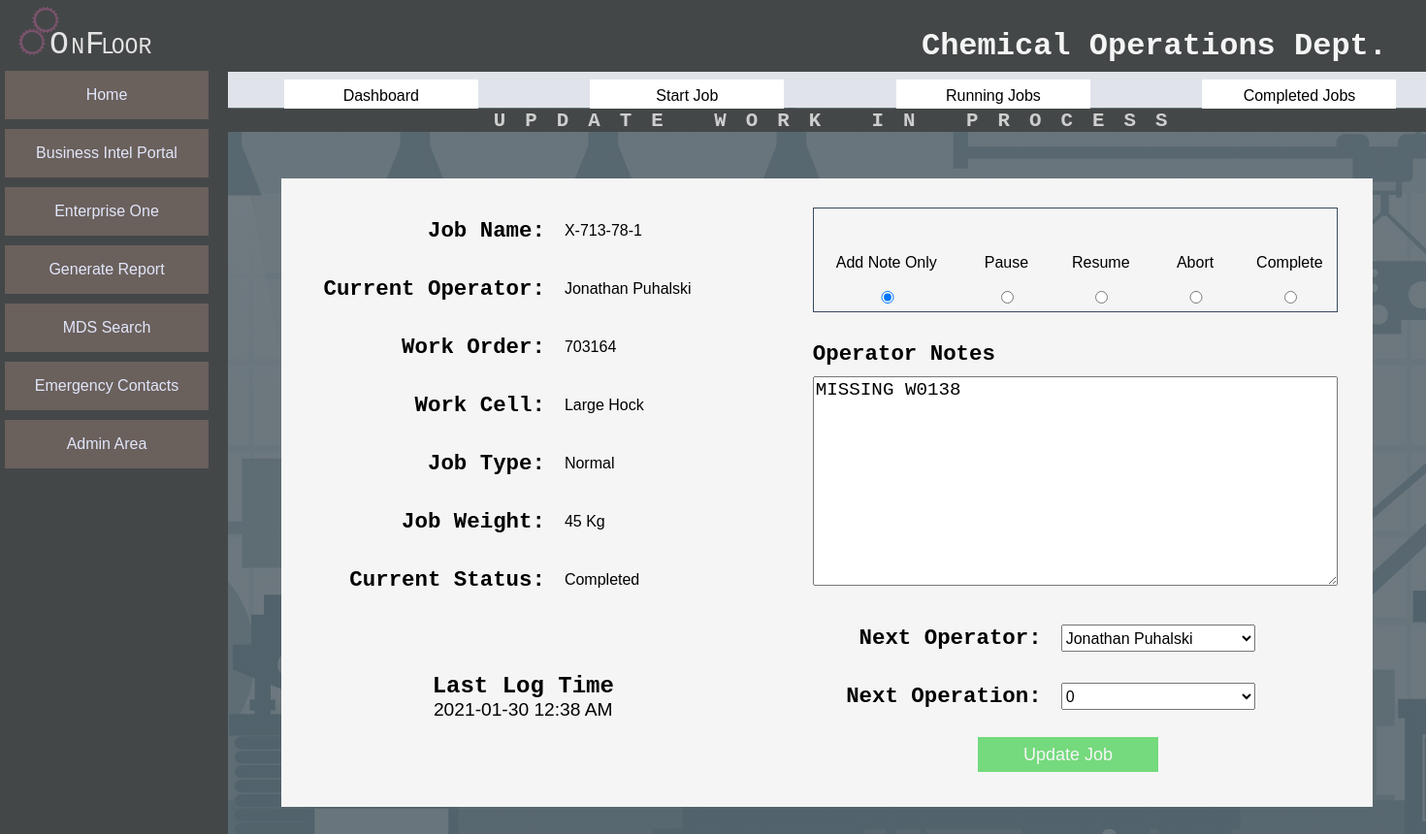
The page /update_job/843 on the database its author committed.
### tables this page shows
CREATE TABLE `Job_Record` (
	`Job_ID` INTEGER NOT NULL PRIMARY KEY AUTOINCREMENT,
	`Job` TEXT,
	`Work_Order` TEXT,
	`Job_Weight`  INTEGER NOT NULL,
	`Work_Cell`  INTEGER NOT NULL,
	`Job_Type`  INTEGER NOT NULL,
	`Job_Status` INTEGER NOT NULL,
	`Start_Time` TEXT,
	`Notes` TEXT,
	`In-Process_Testing` INEGER,
	`Pre_Adjustment` INTEGER,
	`End_Time` TEXT,
	`Total_Operations` INTEGER,
	`Start_Date` TEXT,
	`End_Date` TEXT,
	`Last_Operation` INTEGER
);

CREATE TABLE `Work_Cells` (
	`Cell_ID` INTEGER NOT NULL PRIMARY KEY AUTOINCREMENT,
	`Cell` TEXT
);

CREATE TABLE `Job_Categories` (
	`Type_ID` INTEGER NOT NULL PRIMARY KEY AUTOINCREMENT,
	`Type` TEXT);

CREATE TABLE `Job_Status` (
	`Status_ID` INTEGER NOT NULL PRIMARY KEY AUTOINCREMENT,
	`Status` TEXT NOT NULL);

### app.py (the view)
@app.route("/update_job/<jobID>", methods=["GET", "POST"])
def updateJob(jobID):
    page = "UPDATE WORK IN PROCESS"
    oplist = DB.getActiveOperators()
    typeList = DB.getJobType()
    workcellList = DB.getWorkCells()
    result = DB.setUpdateForm(jobID)
    job = {
    'job ID': result[0][0],
    'job name': result[0][1],
    'work order': result[0][2],
    'cell': result[0][3],
    'cell ID': result[0][4],
    'status': result[0][5],
    'status ID': result[0][6],
     'type': result[0][7],
    'type ID': result[0][8],
    'weight': result[0][9],
    'activity ID' : result[0][10],
    'operator': result[0][11],
    'operator ID': result[0][12],
    'last op': result[0][13],
    'notes': result[0][14],
    'last activity': result[0][15],
    }
    errors = True
    if request.method == 'POST':
        errors = False
        if not request.form['action']:
            errors = True
        if not request.form['operator']:
            errors = True
        if not request.form['next-operation']:
            errors = True
        if not errors:
            now = datetime.now()
            time = now.strftime('%I:%M %p')
            date = now.strftime('%Y-%m-%d')
            dbNotes = job['notes']
            pageNotes = request.form['notes']
            OperatorID = request.form['operator']
            action = request.form['action']
            status = action
            if action == "7":
                status = 1
            if(util.textHasChanged(dbNotes,pageNotes)):
                alias = util.getUserAlias(OperatorID)
                notes = pageNotes
                addNote = util.appendTimeStamp(alias,notes)
            else:
                addNote = dbNotes
            details = {
                'jobID': job['job ID'],
                'status': status,
                'activity': action,
                'notes' : addNote,
                'time' : time,
                'date' : date,
                'operation' : request.form['next-operation'],
                'operator' : request.form['operator']
            }
            DB.logActivity(details)
            if not(request.form['action'] == '2') and not(request.form['action'] == '5'):
                time = ''
                date = ''
            DB.updateJobRecord(details)
        return redirect(url_for('index'))
    else:
        return render_template('update_job.html',job=job, oplist=oplist, page=page)
    return render_template('update_job.html',job=job, oplist=oplist, page=page)

### data/DB.py (called while the page is built)
def make_connection():
    connection_String = "C:\\Users\\sbish\\Desktop\\project x\\data\\JT_DATA.db" #home
    return sqlite3.connect(connection_String)

def end_connection(conn):
    conn.close()

def getActiveOperators():
    conn = make_connection()
    c = conn.cursor()
    SQL = Q.SelectActiveOperators()
    c.execute(SQL)
    items = c.fetchall()
    end_connection(conn)
    return items

def getWorkCells():
    conn = make_connection()
    c = conn.cursor()
    SQL = Q.SelectWorkCells()
    c.execute(SQL)
    items = c.fetchall()
    end_connection(conn)
    return items

def getJobType():
    conn = make_connection()
    c = conn.cursor()
    SQL = Q.SelectJobType()
    c.execute(SQL)
    items = c.fetchall()
    end_connection(conn)
    return items

def setUpdateForm(JobID):
    conn = make_connection()
    c = conn.cursor()
    SQL = Q.SelectJobToUpdate(JobID)
    c.execute(SQL)
    items = c.fetchall()
    end_connection(conn)
    return items

### data/SQL.py (called while the page is built)
def SelectJobType():
    SQL = "SELECT jc.Type_ID, jc.Type FROM Job_Categories jc; "
    return SQL

def SelectWorkCells():
    SQL = "SELECT wc.Cell_ID, wc.Cell FROM Work_Cells wc; "
    return SQL

def SelectActiveOperators():
    SQL = "SELECT o.Operator_ID, o.First_Name || ' ' || o.Last_Name AS [Name], ds.Shift, os.Status "
    SQL += "FROM Operators o "
    SQL += "JOIN Dept_Shifts ds ON ds.Shift_ID = o.Shift "
    SQL += "JOIN Operator_Status os ON os.Status_ID = o.Status "
    SQL += "WHERE os.Status NOT IN ('Inactive') "
    SQL += "ORDER BY ds.Shift, [Name]"
    return SQL

### templates/update_job.html (shortened to what this page needs)
{% extends "layout.html"%}
    {% block body%}
         <form class="content-row-update-job" action="" method="POST">
            <p class="update-label">Job Name:</p>
            <p class="update-label">Current Operator:</p>
            <p class="update-label">Work Order:</p>
            <p class="update-label">Work Cell:</p>
            <p class="update-label">Job Type:</p>
            <p class="update-label">Job Weight:</p>
            <p class="update-label">Current Status:</p>
            <div class="timestamp">
                <p style="font-weight: bold;">Last Log Time</p>
                <p>{{job['last activity']}}</p>
            </div>
            <p class="update-value">{{job['job name']}}</p>
            <p class="update-value">{{job['operator']}}</p>
            <p class="update-value">{{job['work order']}}</p>
            <p class="update-value">{{job['cell']}}</p>
            <p class="update-value">{{job['type']}}</p>
            <p class="update-value">{{job['weight']}} Kg</p>
            <p class="update-value">{{job['status']}}</p>
        <div class="radio-wrap">
            <h3 class="ckbx-heading">Select Operation</h3>
            <label for="add_note">Add Note Only</label>
            <label for="pause">Pause</label>
            <label for="resume">Resume</label>
            <label for="abort">Abort</label>
            <label for="complete">Complete</label>
            <input  type="radio" name="action" id="add_note" value="{{job['status ID']}}" checked/>
            <input  type="radio" name="action" id="pause" value="3"/>
            <input  type="radio" name="action" id="resume" value="7"/>
            <input  type="radio" name="action" id="abort" value="5"/>
            <input  type="radio" name="action" id="complete" value="2"/>
        </div>
        <div class="note-wrap-update">
            <label>Operator Notes</label>
            <textarea class="notes" name ='notes' autocomplete="off">{{job['notes']}}</textarea>
        </div>
        <label class="form-label-update">Next Operator: </label>
        <label class="form-label-update">Next Operation: </label>
        <select class="form-input"  name="operator">
            <option value="{{job['operator ID']}}" selected='selected'>{{job['operator']}}</option>
        </select>
        <select class="form-input"  name="next-operation">
            <option value="{{job['last op']}}">{{job['last op']}}</option>
        </select>
        <input id="update-submit"class="submit" type="submit" name="Start_new_job" value="Update Job">
    </form>
      {% endblock %}

### rows shown on the page
Job_Record: Job "X-713-78-1", Work_Order "703164", notes "MISSING W0138"
Work_Cells: cell "Large Hock"
Job_Categories: type "Normal"
Job_Status: status "Completed"

### other values the page prints
{{ page }} "UPDATE WORK IN PROCESS"
{{ job['last activity'] }} "2021-01-30 12:38 AM"
{{ job['operator'] }} "Jonathan Puhalski"
{{ job['weight'] }} "45"
form field operator "Jonathan Puhalski"
form field next-operation "0"
